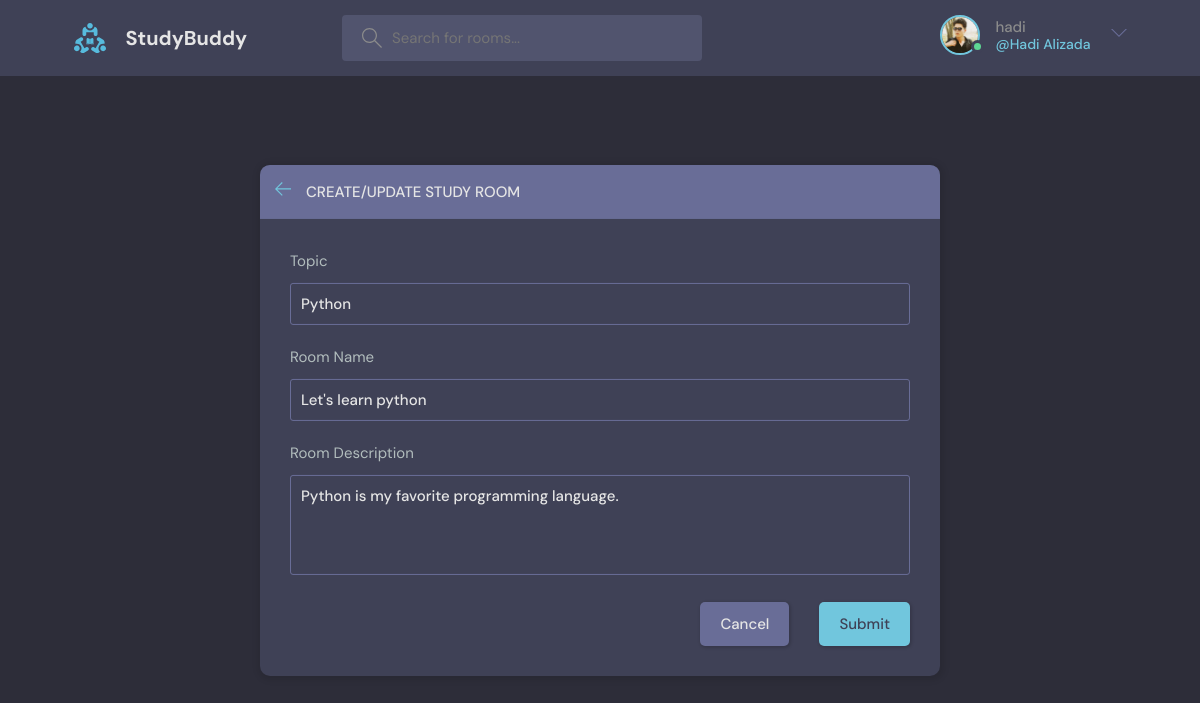
The app's page /update-room/1/ (signed in) with its own data.
### base/models.py (models this page shows, shortened)
class User(AbstractUser):
    name = models.CharField(max_length=200, null=True)
    email = models.EmailField(unique=True)
    avatar = models.ImageField(
        upload_to="avatar/", default="avatar.svg", null=True)
    bio = models.TextField()
    USERNAME_FIELD = "email"
    REQUIRED_FIELDS = []

class Room(models.Model):
    host = models.ForeignKey(User, on_delete=models.SET_NULL, null=True)
    topic = models.ForeignKey(Topic, on_delete=models.SET_NULL, null=True)
    name = models.CharField(max_length=200)
    desc = models.TextField(null=True, blank=True)
    participants = models.ManyToManyField(
        User, related_name="participants", blank=True)
    updated = models.DateTimeField(auto_now=True)
    created = models.DateTimeField(auto_now_add=True)
    class Meta:
        ordering = ['-updated', '-created']

class Topic(models.Model):
    name = models.CharField(max_length=200)

### base/views.py (the view, shortened to what this page needs)
# urls.py: path("update-room/<int:pk>/", views.update_room, name="update-room"),
@login_required(login_url="/login")
def update_room(request, pk):
    room = Room.objects.get(pk=pk)
    topics = Topic.objects.all()
    form = RoomForm(instance=room)
    if request.user != room.host:
        return HttpResponse("you are not allowed to do that.")
    context = {
        "form": form,
        "topics": topics,
        "room": room
    }
    return render(request, "base/room_form.html", context)

### base/forms.py
class RoomForm(forms.ModelForm):
    class Meta:
        model = Room
        fields = '__all__'
        exclude = ['host', 'participants']

### base/templates/base/room_form.html (shortened to what this page needs)
{% extends 'main.html' %}
{% block content %}
  <main class="create-room layout">
    <div class="container">
      <div class="layout__box">
        <div class="layout__boxHeader">
          <div class="layout__boxTitle">
            <a href="{% url 'home-page' %}">
              <svg version="1.1" xmlns="http://www.w3.org/2000/svg" width="32" height="32" viewBox="0 0 32 32">
                <title>arrow-left</title>
                <path
                  d="M13.723 2.286l-13.723 13.714 13.719 13.714 1.616-1.611-10.96-10.96h27.625v-2.286h-27.625l10.965-10.965-1.616-1.607z">
                </path>
              </svg>
            </a>
            <h3>Create/Update Study Room</h3>
          </div>
        </div>
        <div class="layout__body">
          <form class="form" action="#" method="POST">
              <div class="form__group">
                <label for="room_topic">Topic</label>
                <input required type="text" value="{{ room.topic.name }}" name="topic" list="topic-list">
              </div>
              <div class="form__group">
                <label for="room_name">Room Name</label>
                {{ form.name }}
              </div>
              <div class="form__group">
                <label for="room_desc">Room Description</label>
                {{ form.desc }}
              </div>
            <div class="form__action">
              <a class="btn btn--dark" href="{% url 'home-page' %}">Cancel</a>
              <button class="btn btn--main" type="submit">Submit</button>
            </div>
          </form>
        </div>
      </div>
    </div>
  </main>
{% endblock content %}

### templates/navbar.html (shortened to what this page needs)
{% load static %}
<header class="header header--loggedIn">
    <div class="container">
        <a href="{% url 'home-page' %}" class="header__logo">
            <img src="{% static 'images/logo.svg' %}" />
            <h1>StudyBuddy</h1>
        </a>
        <form class="header__search" method="GET" action="{% url 'home-page' %}">
            <label>
                <input name="q" placeholder="Search for rooms..." />
            </label>
        </form>
        <nav class="header__menu">
          {% if request.user.is_authenticated %}
            <div class="header__user">
                <a href="{% url 'update-user' %}">
                    <div class="avatar avatar--medium active">
                        {% if request.user.avatar %}
                            <img src="{{ request.user.avatar.url }}" />
                        {% else %}
                            <img src="{% static 'images/avatar.svg' %}" />
                        {% endif %}
                    </div>
                    <p>{{ request.user.username }} <span>@{{ request.user.name }}</span></p>
                </a>
                <button class="dropdown-button">
                    <svg version="1.1" xmlns="http://www.w3.org/2000/svg" width="32" height="32" viewBox="0 0 32 32">
                        <title>chevron-down</title>
                        <path d="M16 21l-13-13h-3l16 16 16-16h-3l-13 13z"></path>
                    </svg>
                </button>
            </div>
            {% else %}
        Not Logged In
        <a href="{% url 'login' %}">
            <img src="{% static 'images/avatar.svg' %}" />
        <p>Login</p>
        </a>
        {% endif %}
        </nav>
    </div>
</header>

### records on screen
User: user.avatar (picture), user.username "hadi", user.name "Hadi Alizada"
Room: topic "Python", name "Let's learn python", desc "Python is my favorite programming language."
